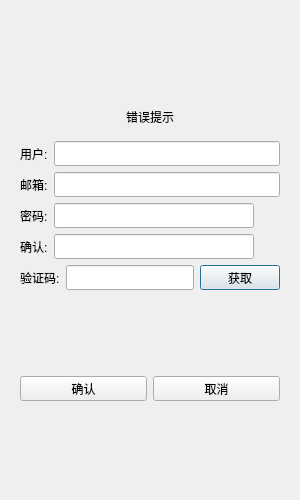
<?xml version="1.0" encoding="UTF-8"?>
<ui version="4.0">
 <class>RegisterDialog</class>
 <widget class="QDialog" name="RegisterDialog">
  <property name="geometry">
   <rect>
    <x>0</x>
    <y>0</y>
    <width>300</width>
    <height>500</height>
   </rect>
  </property>
  <property name="minimumSize">
   <size>
    <width>300</width>
    <height>500</height>
   </size>
  </property>
  <property name="maximumSize">
   <size>
    <width>300</width>
    <height>500</height>
   </size>
  </property>
  <property name="windowTitle">
   <string>Dialog</string>
  </property>
  <layout class="QVBoxLayout" name="verticalLayout_2">
   <item>
    <layout class="QVBoxLayout" name="verticalLayout">
     <item>
      <widget class="QStackedWidget" name="stackedWidget">
       <property name="currentIndex">
        <number>0</number>
       </property>
       <widget class="QWidget" name="page">
        <layout class="QVBoxLayout" name="verticalLayout_3">
         <item>
          <spacer name="verticalSpacer">
           <property name="orientation">
            <enum>Qt::Orientation::Vertical</enum>
           </property>
           <property name="sizeHint" stdset="0">
            <size>
             <width>20</width>
             <height>40</height>
            </size>
           </property>
          </spacer>
         </item>
         <item>
          <widget class="QWidget" name="widget" native="true">
           <layout class="QVBoxLayout" name="verticalLayout_4">
            <item>
             <widget class="QLabel" name="err_tip">
              <property name="text">
               <string>错误提示</string>
              </property>
              <property name="alignment">
               <set>Qt::AlignmentFlag::AlignCenter</set>
              </property>
             </widget>
            </item>
           </layout>
          </widget>
         </item>
         <item>
          <layout class="QHBoxLayout" name="horizontalLayout">
           <item>
            <widget class="QLabel" name="user_label">
             <property name="minimumSize">
              <size>
               <width>0</width>
               <height>25</height>
              </size>
             </property>
             <property name="maximumSize">
              <size>
               <width>16777215</width>
               <height>25</height>
              </size>
             </property>
             <property name="text">
              <string>用户:</string>
             </property>
            </widget>
           </item>
           <item>
            <widget class="QLineEdit" name="user_edit">
             <property name="minimumSize">
              <size>
               <width>0</width>
               <height>25</height>
              </size>
             </property>
             <property name="maximumSize">
              <size>
               <width>16777215</width>
               <height>25</height>
              </size>
             </property>
            </widget>
           </item>
          </layout>
         </item>
         <item>
          <layout class="QHBoxLayout" name="horizontalLayout_2">
           <item>
            <widget class="QLabel" name="label">
             <property name="minimumSize">
              <size>
               <width>0</width>
               <height>25</height>
              </size>
             </property>
             <property name="maximumSize">
              <size>
               <width>16777215</width>
               <height>25</height>
              </size>
             </property>
             <property name="text">
              <string>邮箱:</string>
             </property>
            </widget>
           </item>
           <item>
            <widget class="QLineEdit" name="email_edit">
             <property name="minimumSize">
              <size>
               <width>0</width>
               <height>25</height>
              </size>
             </property>
             <property name="maximumSize">
              <size>
               <width>16777215</width>
               <height>25</height>
              </size>
             </property>
            </widget>
           </item>
          </layout>
         </item>
         <item>
          <layout class="QHBoxLayout" name="horizontalLayout_3">
           <item>
            <widget class="QLabel" name="pass_label">
             <property name="minimumSize">
              <size>
               <width>0</width>
               <height>25</height>
              </size>
             </property>
             <property name="maximumSize">
              <size>
               <width>16777215</width>
               <height>25</height>
              </size>
             </property>
             <property name="text">
              <string>密码:</string>
             </property>
            </widget>
           </item>
           <item>
            <widget class="QLineEdit" name="pass_edit">
             <property name="minimumSize">
              <size>
               <width>0</width>
               <height>25</height>
              </size>
             </property>
             <property name="maximumSize">
              <size>
               <width>16777215</width>
               <height>25</height>
              </size>
             </property>
            </widget>
           </item>
           <item>
            <widget class="ClickedLabel" name="pass_visible">
             <property name="minimumSize">
              <size>
               <width>20</width>
               <height>20</height>
              </size>
             </property>
             <property name="maximumSize">
              <size>
               <width>20</width>
               <height>20</height>
              </size>
             </property>
             <property name="text">
              <string/>
             </property>
            </widget>
           </item>
          </layout>
         </item>
         <item>
          <layout class="QHBoxLayout" name="horizontalLayout_4">
           <item>
            <widget class="QLabel" name="confirm_label">
             <property name="minimumSize">
              <size>
               <width>0</width>
               <height>25</height>
              </size>
             </property>
             <property name="maximumSize">
              <size>
               <width>16777215</width>
               <height>25</height>
              </size>
             </property>
             <property name="text">
              <string>确认:</string>
             </property>
            </widget>
           </item>
           <item>
            <widget class="QLineEdit" name="confirm_edit">
             <property name="minimumSize">
              <size>
               <width>0</width>
               <height>25</height>
              </size>
             </property>
             <property name="maximumSize">
              <size>
               <width>16777215</width>
               <height>25</height>
              </size>
             </property>
            </widget>
           </item>
           <item>
            <widget class="ClickedLabel" name="confirm_visible">
             <property name="minimumSize">
              <size>
               <width>20</width>
               <height>20</height>
              </size>
             </property>
             <property name="maximumSize">
              <size>
               <width>20</width>
               <height>20</height>
              </size>
             </property>
             <property name="text">
              <string/>
             </property>
            </widget>
           </item>
          </layout>
         </item>
         <item>
          <layout class="QHBoxLayout" name="horizontalLayout_5">
           <item>
            <widget class="QLabel" name="varify_label">
             <property name="minimumSize">
              <size>
               <width>0</width>
               <height>25</height>
              </size>
             </property>
             <property name="maximumSize">
              <size>
               <width>16777215</width>
               <height>25</height>
              </size>
             </property>
             <property name="text">
              <string>验证码:</string>
             </property>
            </widget>
           </item>
           <item>
            <widget class="QLineEdit" name="varify_edit">
             <property name="minimumSize">
              <size>
               <width>0</width>
               <height>25</height>
              </size>
             </property>
             <property name="maximumSize">
              <size>
               <width>16777215</width>
               <height>25</height>
              </size>
             </property>
            </widget>
           </item>
           <item>
            <widget class="TimerBtn" name="get_code">
             <property name="minimumSize">
              <size>
               <width>0</width>
               <height>25</height>
              </size>
             </property>
             <property name="maximumSize">
              <size>
               <width>16777215</width>
               <height>25</height>
              </size>
             </property>
             <property name="text">
              <string>获取</string>
             </property>
            </widget>
           </item>
          </layout>
         </item>
         <item>
          <spacer name="verticalSpacer_2">
           <property name="orientation">
            <enum>Qt::Orientation::Vertical</enum>
           </property>
           <property name="sizeHint" stdset="0">
            <size>
             <width>20</width>
             <height>40</height>
            </size>
           </property>
          </spacer>
         </item>
         <item>
          <layout class="QHBoxLayout" name="horizontalLayout_6">
           <item>
            <widget class="QPushButton" name="sure_btn">
             <property name="minimumSize">
              <size>
               <width>0</width>
               <height>25</height>
              </size>
             </property>
             <property name="maximumSize">
              <size>
               <width>16777215</width>
               <height>25</height>
              </size>
             </property>
             <property name="text">
              <string>确认</string>
             </property>
            </widget>
           </item>
           <item>
            <widget class="QPushButton" name="cancel_btn">
             <property name="minimumSize">
              <size>
               <width>0</width>
               <height>25</height>
              </size>
             </property>
             <property name="maximumSize">
              <size>
               <width>16777215</width>
               <height>25</height>
              </size>
             </property>
             <property name="text">
              <string>取消</string>
             </property>
            </widget>
           </item>
          </layout>
         </item>
         <item>
          <spacer name="verticalSpacer_3">
           <property name="orientation">
            <enum>Qt::Orientation::Vertical</enum>
           </property>
           <property name="sizeHint" stdset="0">
            <size>
             <width>20</width>
             <height>40</height>
            </size>
           </property>
          </spacer>
         </item>
        </layout>
       </widget>
       <widget class="QWidget" name="page_2">
        <layout class="QGridLayout" name="gridLayout">
         <item row="4" column="0">
          <spacer name="verticalSpacer_6">
           <property name="orientation">
            <enum>Qt::Orientation::Vertical</enum>
           </property>
           <property name="sizeHint" stdset="0">
            <size>
             <width>20</width>
             <height>40</height>
            </size>
           </property>
          </spacer>
         </item>
         <item row="0" column="0">
          <spacer name="verticalSpacer_4">
           <property name="orientation">
            <enum>Qt::Orientation::Vertical</enum>
           </property>
           <property name="sizeHint" stdset="0">
            <size>
             <width>20</width>
             <height>40</height>
            </size>
           </property>
          </spacer>
         </item>
         <item row="3" column="0">
          <widget class="QWidget" name="widget_2" native="true">
           <layout class="QHBoxLayout" name="horizontalLayout_7">
            <item>
             <spacer name="horizontalSpacer">
              <property name="orientation">
               <enum>Qt::Orientation::Horizontal</enum>
              </property>
              <property name="sizeHint" stdset="0">
               <size>
                <width>60</width>
                <height>20</height>
               </size>
              </property>
             </spacer>
            </item>
            <item>
             <widget class="QPushButton" name="return_btn">
              <property name="minimumSize">
               <size>
                <width>0</width>
                <height>25</height>
               </size>
              </property>
              <property name="maximumSize">
               <size>
                <width>16777215</width>
                <height>25</height>
               </size>
              </property>
              <property name="text">
               <string>返回登陆</string>
              </property>
             </widget>
            </item>
            <item>
             <spacer name="horizontalSpacer_2">
              <property name="orientation">
               <enum>Qt::Orientation::Horizontal</enum>
              </property>
              <property name="sizeHint" stdset="0">
               <size>
                <width>59</width>
                <height>20</height>
               </size>
              </property>
             </spacer>
            </item>
           </layout>
          </widget>
         </item>
         <item row="2" column="0">
          <spacer name="verticalSpacer_5">
           <property name="orientation">
            <enum>Qt::Orientation::Vertical</enum>
           </property>
           <property name="sizeHint" stdset="0">
            <size>
             <width>20</width>
             <height>40</height>
            </size>
           </property>
          </spacer>
         </item>
         <item row="1" column="0">
          <widget class="QLabel" name="tip_lb">
           <property name="minimumSize">
            <size>
             <width>0</width>
             <height>50</height>
            </size>
           </property>
           <property name="maximumSize">
            <size>
             <width>16777214</width>
             <height>50</height>
            </size>
           </property>
           <property name="text">
            <string>注册成功，5s后返回登录
可点击返回按钮直接返回登陆界面</string>
           </property>
           <property name="alignment">
            <set>Qt::AlignmentFlag::AlignCenter</set>
           </property>
          </widget>
         </item>
        </layout>
       </widget>
      </widget>
     </item>
    </layout>
   </item>
  </layout>
 </widget>
 <customwidgets>
  <customwidget>
   <class>ClickedLabel</class>
   <extends>QLabel</extends>
   <header>clickedlabel.h</header>
  </customwidget>
  <customwidget>
   <class>TimerBtn</class>
   <extends>QPushButton</extends>
   <header location="global">timerbtn.h</header>
  </customwidget>
 </customwidgets>
 <resources/>
 <connections/>
</ui>
